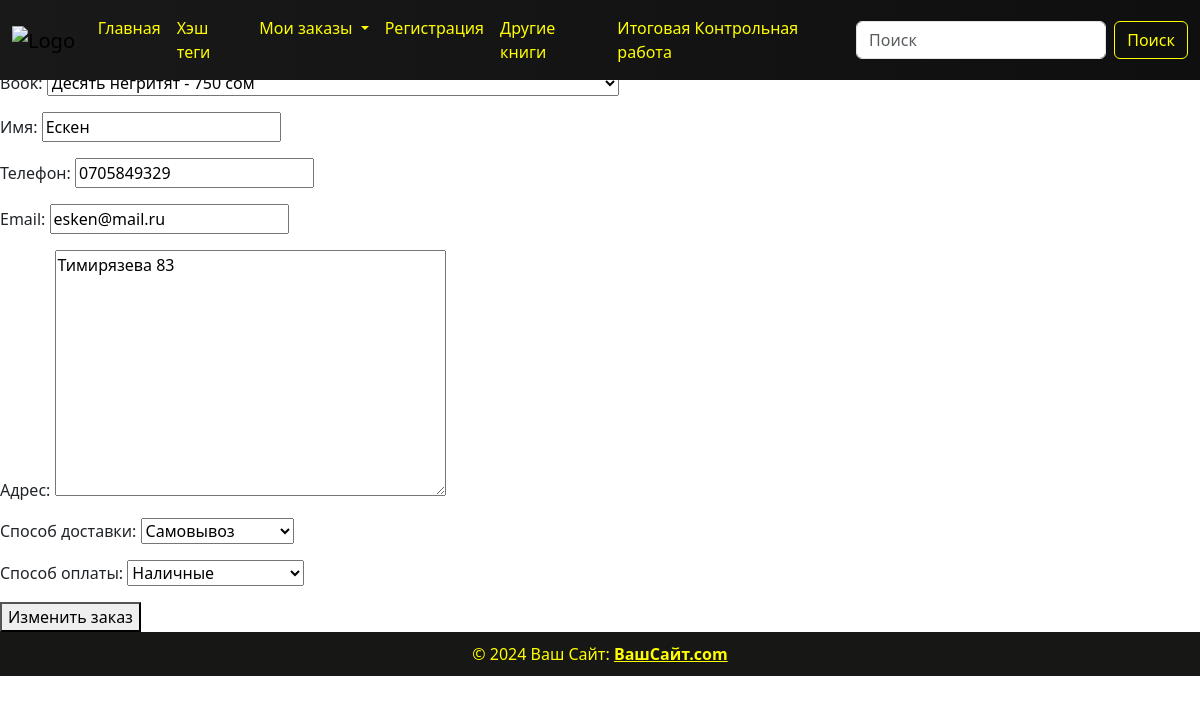
The page /orders_list/13/update/ on the database its author committed.
### basket/models.py (models this page shows, shortened)
class BasketModel(models.Model):
    DELIVERY_METHOD = (
        ('Самовывоз', 'Самовывоз'),
        ('Доставка на дом', 'Доставка на дом'),
    )
    PAYMENT_METHOD = (
        ('Наличные', 'Наличные'),
        ('Банковская карта', 'Банковская карта'),
        ('Денежный перевод', 'Денежный перевод'),
    )
    book = models.ForeignKey(Books, on_delete=models.CASCADE, related_name='book')
    name = models.CharField(max_length=100, verbose_name='имя')
    number = models.CharField(max_length=11, verbose_name='телефон')
    mail = models.EmailField(verbose_name='email')
    delivery_address = models.TextField(verbose_name='адрес')
    delivery_choice = models.CharField(max_length=100, choices=DELIVERY_METHOD, verbose_name='способ доставки')
    payment_method = models.CharField(max_length=100, choices=PAYMENT_METHOD, verbose_name='способ оплаты')
    ordered_at = models.DateField(auto_now_add=True, null=True)
    class Meta:
        verbose_name = 'заказ'
        verbose_name_plural = 'заказы'

### basket/views.py (the view)
# urls.py: path('orders_list/<int:id>/update/', views.order_update_view, name='order_update'),
def order_update_view(request, id):
    order_id = get_object_or_404(models.BasketModel, id=id)
    if request.method == 'POST':
        form = forms.BasketForm(request.POST, request.FILES, instance=order_id)
        if form.is_valid():
            form.save()
            return redirect('orders_list')
    else:
        form = forms.BasketForm(instance=order_id)
    return render(request, template_name='basket/order_update.html', context={'form': form, 'id': id})

### basket/forms.py
class BasketForm(forms.ModelForm):
    class Meta:
        model = models.BasketModel
        fields = '__all__'

### library/models.py (called while the page is built)
    def __str__(self):
        return f"{self.title} - {self.price} сом"

### templates/basket/order_update.html
{% load static %} {% include 'components/header.html' %}
<link rel="stylesheet" href="{% static 'css/basket.css' %}" />
<body>
  <form method="POST" enctype="multipart/form-data">
    {% csrf_token %} {{ form.as_p }}
    <button type="submit">Изменить заказ</button>
  </form>
</body>
{% include 'components/footer.html' %}

### static/css/basket.css (style rules this page uses)
body { display: flex; flex-direction: column; min-height: 100vh; padding-top: 70px; background: url("https://i.pinimg.com/736x/e3/7d/a9/e37da92d1e32051af32a81a8950733f3.jpg"); background-repeat: no-repeat; background-size: cover; background-position: center; }

### rows shown on the page
BasketModel: book "Десять негритят - 750 сом", name "Ескен", number "0705849329", mail "esken@mail.ru", delivery_address "Тимирязева 83", delivery_choice "Самовывоз", payment_method "Наличные"
